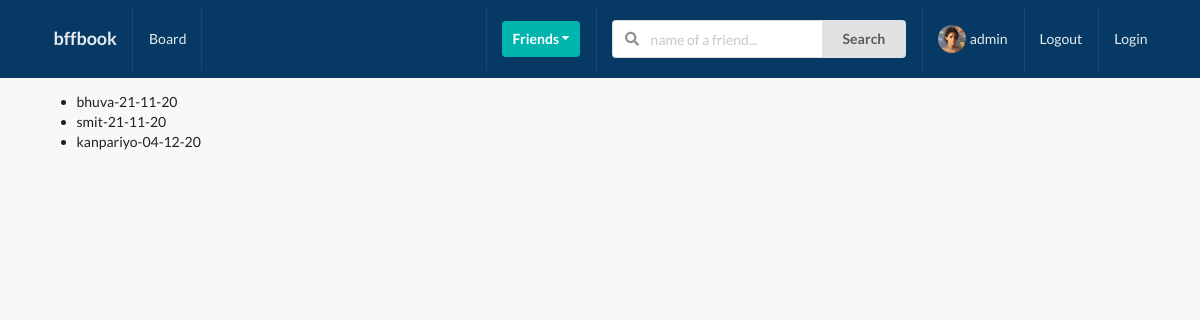
Page /profiles/to-invite/ (signed in) on the earlier database version.
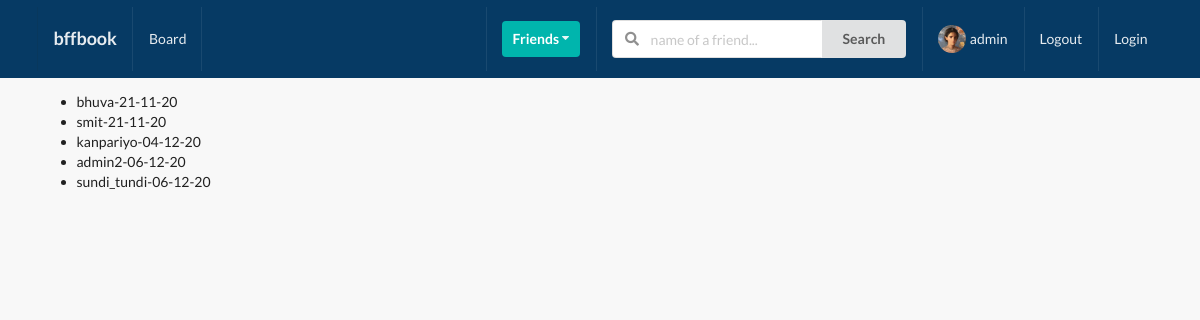
Same page on the later database version.
### user_profile/models.py (models this page shows, shortened)
class Profile(models.Model):
    first_name = models.CharField(max_length=200, blank=True)
    last_name = models.CharField(max_length=200, blank=True)
    user = models.OneToOneField(User, on_delete=models.CASCADE)
    bio = models.TextField(default="no bio....", max_length=300)
    email = models.EmailField(max_length=200, blank=True)
    country = models.CharField(max_length=200, blank=True)
    avatar = models.ImageField(default="avatar.png", upload_to='avatars/')
    friends = models.ManyToManyField(User, blank=True, related_name='friends')
    slug = models.SlugField(unique=True, blank=True)
    updated = models.DateTimeField(auto_now=True)
    created = models.DateTimeField(auto_now_add=True)
    objects = ProfileManager()
    def __str__(self):
        return f"{self.user.username}-{self.created.strftime('%d-%m-%y')}"
    __intial_first_name = None
    __intial_last_name = None
    def __init__(self, *args, **kwargs):
        super().__init__(*args, **kwargs)
        self.__intial_first_name = self.first_name
        self.__intial_last_name = self.last_name

### user_profile/views.py (the view)
# urls.py: path('to-invite/', views.invite_profiles_list_view, name='invite-profiles-view'),
@login_required
def invite_profiles_list_view(request):
    user = request.user
    qs = Profile.objects.get_all_profiles_to_invite(user)
    context = {
        'qs' : qs
    }
    return render(request,'user_profile/invite_list.html',context)

### user_profile/context_processors.py (called while the page is built)
def profile_pic(request):
   if request.user.is_authenticated:
       profile_obj = Profile.objects.get(user=request.user)
       pic = profile_obj.avatar
       return {'picture':pic}
   return {}

def invitation_received_no(request):
   if request.user.is_authenticated:
      profile_obj = Profile.objects.get(user=request.user)
      qs_count = Relationship.objects.ivitation_received(profile_obj).count()
      return {'invites_num':qs_count}
   return {}

### user_profile/models.py (called while the page is built)
    def get_all_profiles_to_invite(slef, sender):
        profiles = Profile.objects.all().exclude(user=sender)
        profile = Profile.objects.get(user=sender)
        qs = Relationship.objects.filter(Q(sender=profile)|Q(receiver=profile))
        accepted = set([])
        for rel in qs:
            if rel.status == 'accepted':
                accepted.add(rel.sender)
                accepted.add(rel.receiver)
        print(accepted)
        available = [profile for profile in profiles if profile not in accepted]
        print(available)
        return available

    def ivitation_received(self, receiver):
        qs = Relationship.objects.filter(receiver=receiver, status = 'send')
        return qs

### user_profile/templates/user_profile/invite_list.html (shortened to what this page needs)
{% extends "base.html" %}
{% block content %}
     <ul>
         {% for item in qs %}
             <li>{{item}}</li>
         {% endfor %}
     </ul>
 {% endblock content %}

Differences in the rows shown:
added Profile: user+created "admin2-06-12-20"
added Profile: user+created "sundi_tundi-06-12-20"
